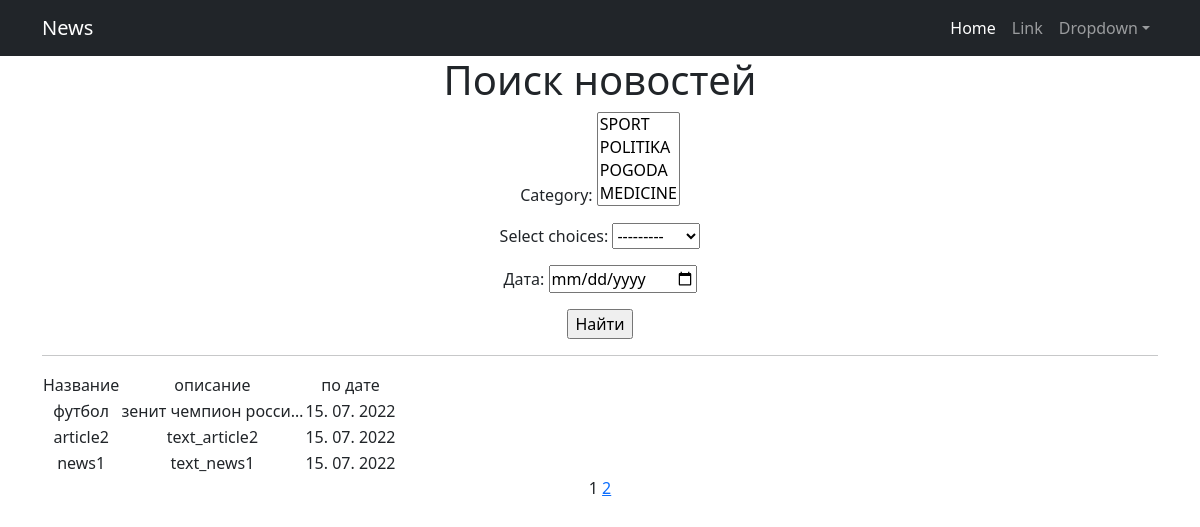
Page /news/search/ on the earlier database version.
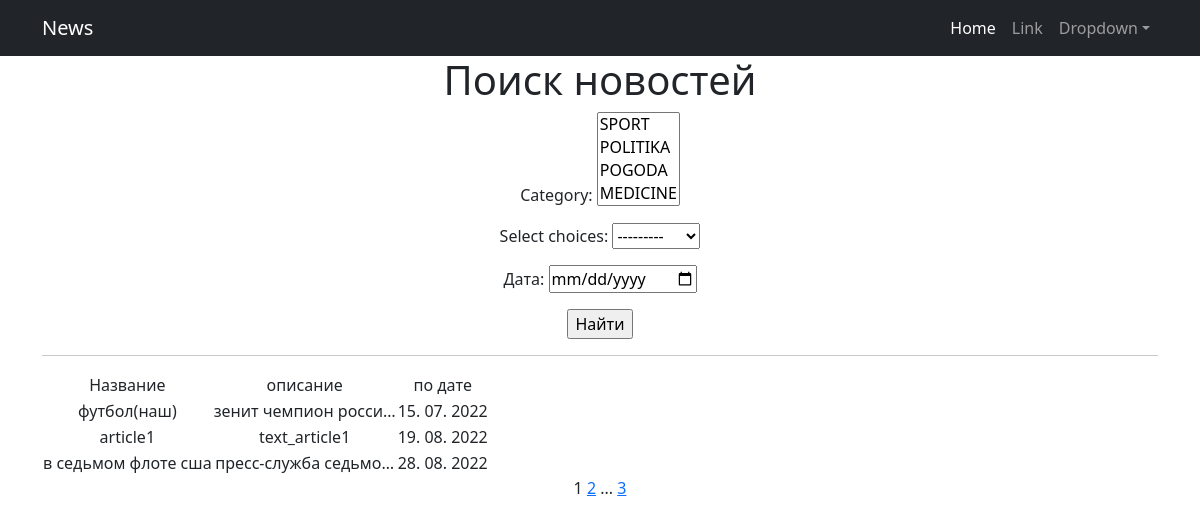
Same page on the later database version.
### portal_news/models.py (models this page shows, shortened)
class Post(models.Model):
    article = 'AR'
    news = 'NE'
    POSITIONS = [
        (article, 'Статья'),
        (news, 'Новость')
    ]
    author = models.ForeignKey('Author', on_delete=models.CASCADE)
    select_choices = models.CharField(max_length=2, choices=POSITIONS)
    time = models.DateTimeField(auto_now_add=True)
    category = models.ManyToManyField('Category', through='PostCategory')
    heading_post = models.CharField(max_length=100)
    text_post = models.TextField()
    rating_post = models.IntegerField(default=0)

### portal_news/views.py (the view)
# urls.py: path('search/', SearchPost.as_view(), name='post_list'),
class SearchPost(ListView):
    model = Post
    ordering = '-rating_post'
    template_name = 'search_news.html'
    context_object_name = 'news'
    paginate_by = 3
    def get_queryset(self):
        queryset = super().get_queryset()
        self.filterset = PostFilter(self.request.GET, queryset)
        return self.filterset.qs
    def get_context_data(self, **kwargs):
        context = super().get_context_data(**kwargs)
        context['filterset'] = self.filterset
        return context

### portal_news/models.py (called while the page is built)
    def __str__(self):
        return f'{self.category_name}'

### portal_news/templatetags/custom_filters.py (called while the page is built)
@register.filter()
def censor(value):
    for _ in range(len(wrong_words)):
        value = value.lower().replace(wrong_words[_].lower(), len(wrong_words[_]) * "*")
    return f'{value}'

### portal_news/templatetags/custom_tags.py (called while the page is built)
@register.simple_tag(takes_context=True)
def url_replace(context, **kwargs):
   d = context['request'].GET.copy()
   for k, v in kwargs.items():
       d[k] = v
   return d.urlencode()

### templates/search_news.html (shortened to what this page needs)
{% extends 'flatpages/default.html' %}
{% load custom_filters %}
{% load custom_tags %}
{% block content %}
    <h1>Поиск новостей</h1>
    <form action="" method="get">
    {{ filterset.form.as_p }}
        <input type="submit" value="Найти">
    </form>
    <hr>
    {% if news %}
        <table>
            <tr>
                <td> Название </td>
                <td> описание </td>
                <td> по дате </td>
            <tr>
            {% for new in news %}
            <tr>
               <td>{{ new.heading_post|truncatechars:20|censor }}</td>
               <td>{{ new.text_post|truncatechars:20|censor }}</td>
               <td>{{ new.time|date:'d. m. Y' }}</td>
            </tr>
            {% endfor %}
        </table>
    {% else %}
       <h2>Новостей нет!</h2>
   {% endif %}
   {{ page_obj.number }}
   {% if page_obj.has_next %}
       <a href="?{% url_replace page=page_obj.next_page_number %}">{{ page_obj.next_page_number }}</a>
       {% if paginator.num_pages != page_obj.next_page_number %}
           ...
           <a href="?{% url_replace page=page_obj.paginator.num_pages %}">{{ page_obj.paginator.num_pages }}</a>
       {% endif %}
   {% endif %}
{% endblock content %}

Differences in the rows shown:
removed Post: heading_post|censor "article2", text_post|censor "text_article2", time "15. 07. 2022"
removed Post: heading_post|censor "news1", text_post|censor "text_news1", time "15. 07. 2022"
changed Post "зенит чемпион росси…": heading_post|censor "футбол" → "футбол(наш)"
now on this page (row unchanged): Post: heading_post|censor "article1", text_post|censor "text_article1", time "19. 08. 2022"
added Post: heading_post|censor "в седьмом флоте сша", text_post|censor "пресс-служба седьмо…", time "28. 08. 2022"
Other differences:
{{ page_obj.paginator.num_pages }}: (not shown) → "3"
